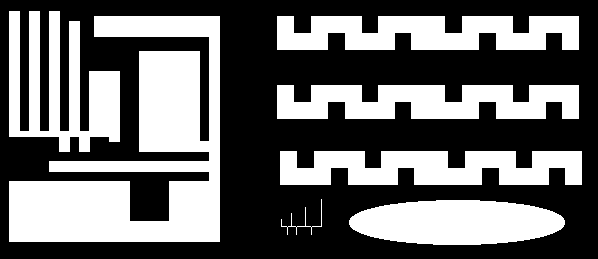
%> input picture lab11/ccl1.png, 598 x 259 px
$ octave ex1.m   (GNU Octave 9; MATLAB toolbox functions it lacks are replaced by stand-ins)
%> lines starting %> are read from the running program, lines starting %| are printed output that depends on the picture; in (x1, y1, x2, y2) boxes, pixels count from 0 and x2, y2 are one past the last pixel; in counts of white or black regions, pixels touching at a corner belong together; the program's own positions count from 1
close all;
clearvars;
clc;

img = imread('ccl1.png');
%> img is the input picture: size 259x598 uint8; 41.1% white; 7 white regions, largest, box (x1, y1, x2, y2) and area: (9, 16, 220, 242) 23561, (9, 11, 120, 152) 8081, (277, 16, 579, 50) 8024

figure(1);
imshow(img);

[sizeY, sizeX] = size(img);
%> sizeY = 259; sizeX = 598

L = 1;

N = 100;

id = zeros(N);
id = id(:, 1);

for i = 1:N
    id(i)= i;
end

for y = 2:sizeY
    for x = 2:sizeX - 1
        if (img(y, x) <= 0)
            continue;
        end

        sasiedzi = [img(y - 1, x - 1), img(y - 1, x), img(y - 1, x + 1), img(y, x - 1)];
        suma = sum(sasiedzi);

        if (suma == 0) % sytuacja (a)
            img(y, x) = L;
            L = L + 1;
        end

        if (suma > 0)
            sasiedziBezZer = nonzeros(sasiedzi);
            minimum = min(sasiedziBezZer);
            maximum = max(sasiedziBezZer);

            if (minimum == maximum) % sytuacja (b)
                img(y, x) = minimum;
            else % sytuacja (c)
                id(root(minimum, id)) = root(maximum, id);

                img(y, x) = minimum;
            end
        end
    end
end
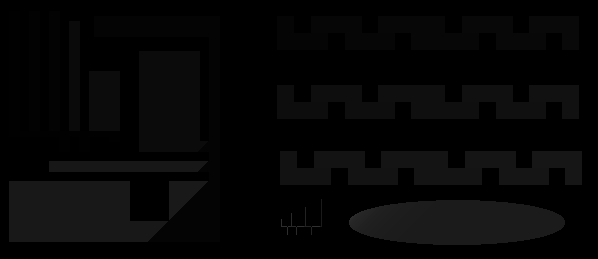
%> img: size 259x598 uint8; min 0, max 48, mean 6.1
%> after the loop, L = 49; id = 100 values, max 100 at index 100, min 2 at index 1, mean 51.53; maximum = 27; minimum = 27; sasiedziBezZer = [27; 27; 27; 27]

figure(2);
imshow(label2rgb(img));
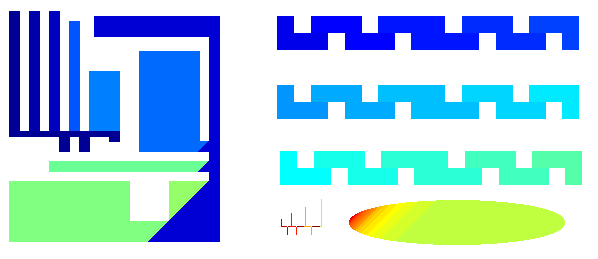
%> displayed picture: size 259x598x3, on the screen's scale of 0 to 255; mean R, G, B 171.3, 210.8, 229.1

lut = id;
%> lut has the same summary as id

for i = 1:length(id)
    lut(i) = root(i, id);
end
%> this loop made 100 passes
%> after the loop, lut = 100 values, max 100 at index 100, min 9 at index 5, mean 53.34

for y = 2:sizeY
    for x = 2:sizeX - 1
        if (img(y, x) > 0)
            img(y, x) = lut(img(y, x));
        end
    end
end

figure(3);
imshow(label2rgb(img), []);
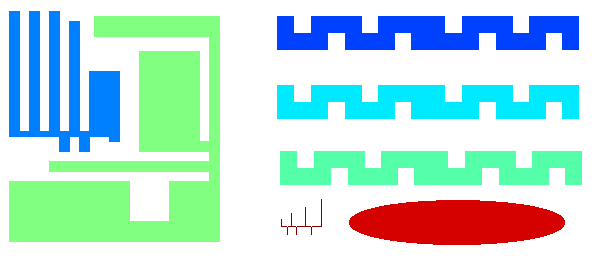
%> displayed picture: size 259x598x3, on the screen's scale of 0 to 255; mean R, G, B 184.9, 224.4, 218.3

function index = root(index, id)
    while (id(index) ~= index)
        index = id(index);
    end
end

$ run again, with lab11/shapes.png copied over lab11/ccl1.png
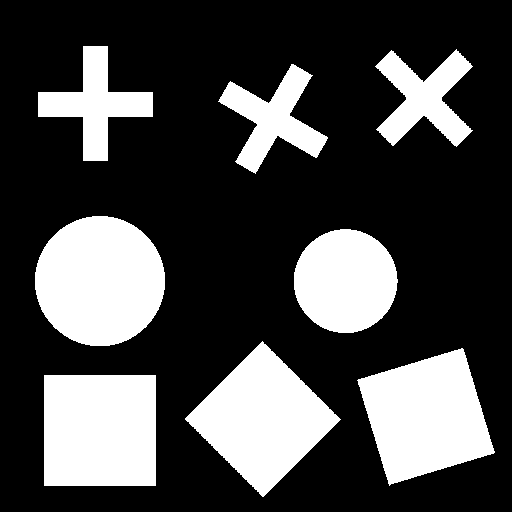
%> input picture lab11/shapes.png, 512 x 512 px
%> img: size 512x512 logical; 28% white; 8 white regions, largest, box (x1, y1, x2, y2) and area: (35, 216, 165, 346) 13293, (44, 375, 156, 486) 12432, (185, 341, 341, 497) 12212
%> after the loop `for y = 2:sizeY`: L = 63; id = 100 values from 1 to 100; maximum = true; sasiedziBezZer = [true; true; true; true]
%> `imshow(label2rgb(img));`:
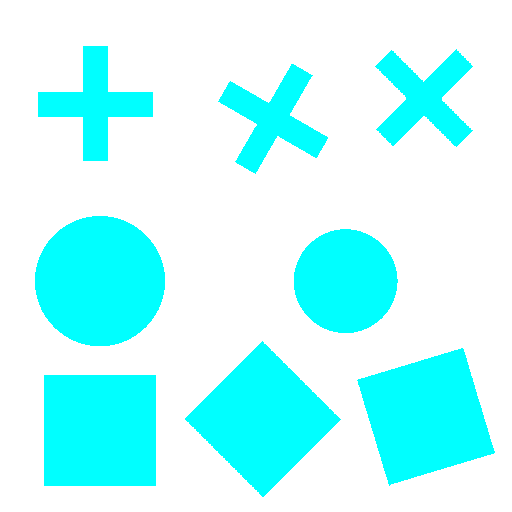
%> displayed picture: size 512x512x3, on the screen's scale of 0 to 255; mean R, G, B 183.6, 255, 255
%> lut = 100 values from 1 to 100
%> the loop `for i = 1:length(id)` made 100 passes
